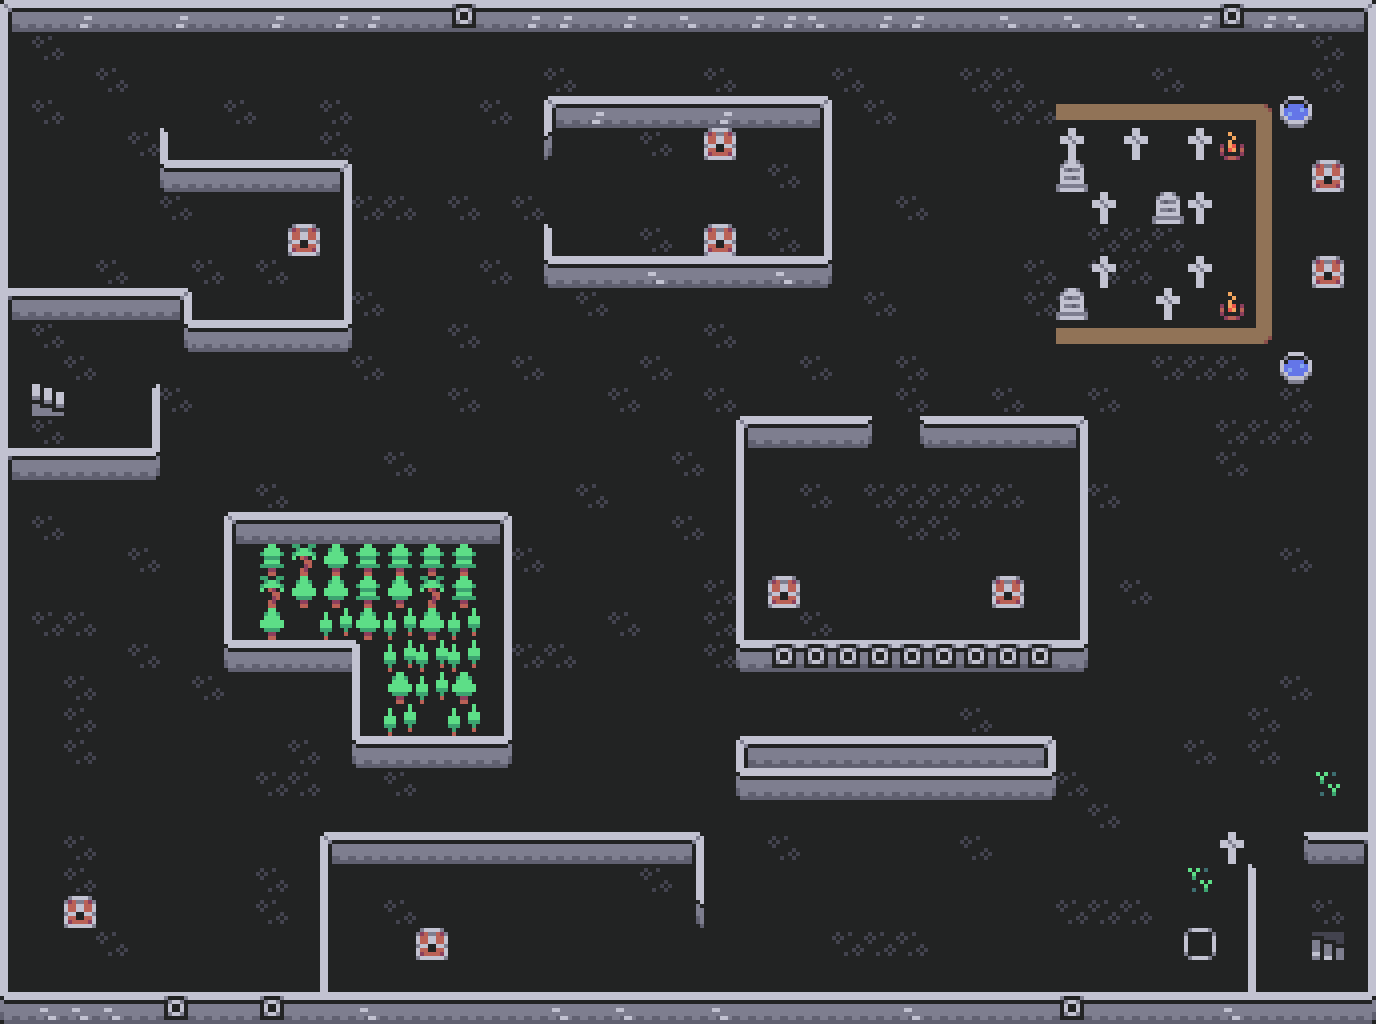

This game map was drawn from its Tiled (.tmx) file and the tilesets committed beside it. A one-line description and the trimmed map source follow:
An orthogonal 43x32 tile map with 32x32 px tiles, 3 tile layers (Base Level, Level Items, Chests) and 59 objects (30x wall, 18x mob_spawn, 9x chest, exit, player_spawn).

<map version="1.5" tiledversion="1.7.2" orientation="orthogonal" renderorder="right-down" width="43" height="32" tilewidth="32" tileheight="32" infinite="0" nextlayerid="6" nextobjectid="71">
 <tileset firstgid="1" name="Basic" tilewidth="32" tileheight="32" spacing="4" tilecount="168" columns="14">
  <image source="../colored_tilemap.png" width="500" height="428" />
 </tileset>
 <layer id="1" name="Base Level" width="43" height="32">
  <data>[1376 cells, 1376 non-empty, 19 distinct tile ids]</data>
 </layer>
 <layer id="2" name="Level Items" width="43" height="32">
  <data>[1376 cells, 68 non-empty, 13 distinct tile ids]</data>
 </layer>
 <objectgroup id="3" name="Walls">
  <object id="1" name="EntryUpper" type="wall" x="0" y="290.85" width="190.667" height="37.2888" />
  <object id="2" name="BoittomWall" type="wall" x="1" y="992.333" width="1376" height="30" />
  <object id="4" name="EntryRight" type="wall" x="144" y="377" width="22.6667" height="115.333" />
  <object id="6" name="RightWall" type="wall" x="1362.49" y="1" width="14.1656" height="1024.05" />
  <object id="21" name="MidleTop" type="wall" x="544.376" y="89.5921" width="294.902" height="38.5799" />
  <object id="22" name="TopWall" type="wall" x="0.0675263" y="0.364304" width="1375.02" height="39.2682" />
  <object id="24" name="EntryLower" type="wall" x="9.23221" y="445.327" width="152.03" height="47.7547" />
  <object id="25" name="LeftWall" type="wall" x="2.50398" y="3.25768" width="17.5386" height="1023.02" />
  <object id="30" name="Middle1" type="wall" x="539.419" y="223.808" width="29.4129" height="64.0365" />
  <object id="31" name="Middle1" type="wall" x="537.294" y="92.6484" width="29.4129" height="70.7031" />
  <object id="32" name="EntryUpper" type="wall" x="190" y="306.689" width="160" height="45.2888" />
  <object id="33" name="EntryUpper" type="wall" x="327.333" y="158.689" width="29.3337" height="191.955" />
  <object id="34" name="EntryUpper" type="wall" x="151.333" y="157.356" width="194.667" height="39.9555" />
  <object id="35" name="EntryUpper" type="wall" x="158" y="121.356" width="22.667" height="62.6221" />
  <object id="36" name="Middle1" type="wall" x="547.96" y="92.6484" width="281.413" height="40.0364" />
  <object id="37" name="Middle1" type="wall" x="815.96" y="96.6484" width="26.7462" height="192.036" />
  <object id="38" name="Middle1" type="wall" x="549.294" y="247.315" width="282.746" height="49.3698" />
  <object id="40" name="Middle2" type="wall" x="737.294" y="637.982" width="350.746" height="37.3698" />
  <object id="41" name="Middle2" type="wall" x="725.96" y="414.648" width="29.4127" height="258.703" />
  <object id="42" name="Middle2" type="wall" x="731.294" y="418.648" width="141.413" height="37.3698" />
  <object id="43" name="Middle2" type="wall" x="920.627" y="414.648" width="173.413" height="37.3698" />
  <object id="44" name="Middle2" type="wall" x="1063.29" y="422.648" width="34.746" height="253.37" />
  <object id="45" name="Middle3" type="wall" x="735.294" y="731.982" width="326.746" height="72.0365" />
  <object id="46" name="Middle4" type="wall" x="213.96" y="513.315" width="310.746" height="160.036" />
  <object id="47" name="Middle4" type="wall" x="347.294" y="522.649" width="181.413" height="242.703" />
  <object id="48" name="Lower1" type="wall" x="313.96" y="826.649" width="37.4127" height="174.703" />
  <object id="49" name="Middle4" type="wall" x="313.96" y="819.982" width="393.413" height="38.7027" />
  <object id="50" name="Middle4" type="wall" x="689.96" y="821.315" width="21.4127" height="101.369" />
  <object id="51" name="Lower2" type="wall" x="1237.96" y="869.315" width="28.0793" height="137.369" />
  <object id="52" name="Middle4" type="wall" x="1303.29" y="831.982" width="86.746" height="32.036" />
 </objectgroup>
 <objectgroup id="4" name="Objects">
  <object id="9" name="Exit" type="exit" x="1310.55" y="932.438" width="38" height="31">
   <properties>
    <property name="target_level" value="4" />
   </properties>
  </object>
  <object id="14" type="mob_spawn" x="322" y="94.6667">
   <properties>
    <property name="mob_type" type="int" value="0" />
   </properties>
   <point />
  </object>
  <object id="15" type="mob_spawn" x="1095.67" y="727">
   <properties>
    <property name="mob_type" type="int" value="1" />
   </properties>
   <point />
  </object>
  <object id="16" type="mob_spawn" x="871.667" y="184">
   <properties>
    <property name="mob_type" type="int" value="2" />
   </properties>
   <point />
  </object>
  <object id="17" type="mob_spawn" x="830.667" y="515.333">
   <properties>
    <property name="mob_type" type="int" value="5" />
   </properties>
   <point />
  </object>
  <object id="18" name="spawn" type="player_spawn" x="99.3333" y="401">
   <point />
  </object>
  <object id="19" type="chest" x="292.667" y="227.333" width="27" height="29">
   <properties>
    <property name="contents" value="random_loot" />
   </properties>
  </object>
  <object id="20" type="chest" x="63.3333" y="897" width="32" height="29">
   <properties>
    <property name="contents" value="random_loot" />
   </properties>
  </object>
  <object id="27" type="mob_spawn" x="759.207" y="209.343">
   <properties>
    <property name="mob_type" type="int" value="3" />
   </properties>
   <point />
  </object>
  <object id="28" type="mob_spawn" x="794.159" y="715.639">
   <properties>
    <property name="mob_type" type="int" value="1" />
   </properties>
   <point />
  </object>
  <object id="29" type="mob_spawn" x="116.614" y="229.261">
   <properties>
    <property name="mob_type" type="int" value="1" />
   </properties>
   <point />
  </object>
  <object id="53" type="chest" x="417.333" y="930.833" width="32" height="29">
   <properties>
    <property name="contents" value="random_loot" />
   </properties>
  </object>
  <object id="54" type="chest" x="706.667" y="224.167" width="32" height="29">
   <properties>
    <property name="contents" value="random_loot" />
   </properties>
  </object>
  <object id="55" type="chest" x="704" y="130.833" width="32" height="29">
   <properties>
    <property name="contents" value="random_loot" />
   </properties>
  </object>
  <object id="56" type="chest" x="766.667" y="576.167" width="32" height="29">
   <properties>
    <property name="contents" value="random_loot" />
   </properties>
  </object>
  <object id="57" type="chest" x="992" y="577.5" width="32" height="29">
   <properties>
    <property name="contents" value="random_loot" />
   </properties>
  </object>
  <object id="58" type="chest" x="1310.67" y="254.833" width="32" height="29">
   <properties>
    <property name="contents" value="random_loot" />
   </properties>
  </object>
  <object id="59" type="chest" x="1312" y="164.167" width="32" height="29">
   <properties>
    <property name="contents" value="random_loot" />
   </properties>
  </object>
  <object id="60" type="mob_spawn" x="1004" y="526.667">
   <properties>
    <property name="mob_type" type="int" value="5" />
   </properties>
   <point />
  </object>
  <object id="61" type="mob_spawn" x="1136" y="261.333">
   <properties>
    <property name="mob_type" type="int" value="2" />
   </properties>
   <point />
  </object>
  <object id="62" type="mob_spawn" x="1133.33" y="160">
   <properties>
    <property name="mob_type" type="int" value="2" />
   </properties>
   <point />
  </object>
  <object id="63" type="mob_spawn" x="981.333" y="140">
   <properties>
    <property name="mob_type" type="int" value="2" />
   </properties>
   <point />
  </object>
  </objectgroup>
 <layer id="5" name="Chests" width="43" height="32">
  <data>[1376 cells, 9 non-empty, 1 distinct tile ids]</data>
 </layer>
</map>
<!-- 7 of 59 objects omitted -->
